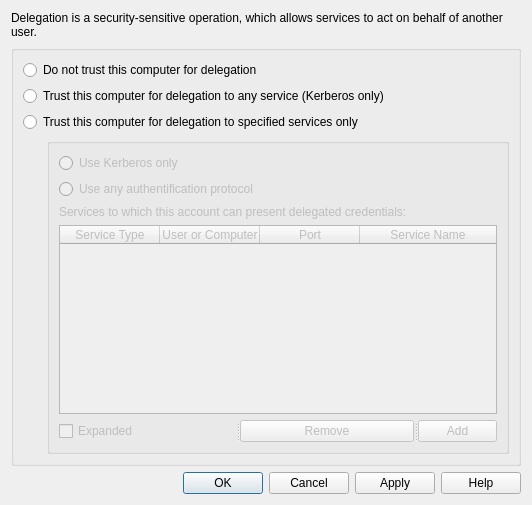
<?xml version="1.0" encoding="UTF-8"?>
<ui version="4.0">
 <class>Form</class>
 <widget class="QWidget" name="Form">
  <property name="geometry">
   <rect>
    <x>0</x>
    <y>0</y>
    <width>532</width>
    <height>505</height>
   </rect>
  </property>
  <property name="windowTitle">
   <string>Form</string>
  </property>
  <layout class="QGridLayout" name="gridLayout_4">
   <item row="0" column="0">
    <widget class="QLabel" name="delegationDescriptionLabel">
     <property name="text">
      <string>Delegation is a security-sensitive operation, which allows services to act on behalf of another user.</string>
     </property>
     <property name="wordWrap">
      <bool>true</bool>
     </property>
    </widget>
   </item>
   <item row="1" column="0">
    <widget class="QGroupBox" name="trustGroupBox">
     <property name="title">
      <string notr="true"/>
     </property>
     <property name="checkable">
      <bool>false</bool>
     </property>
     <layout class="QGridLayout" name="gridLayout_3">
      <item row="0" column="0" colspan="2">
       <widget class="QRadioButton" name="doNotTrustRadioButton">
        <property name="text">
         <string>Do not trust this computer for delegation</string>
        </property>
       </widget>
      </item>
      <item row="1" column="0" colspan="2">
       <widget class="QRadioButton" name="trustAnyRadioButton">
        <property name="text">
         <string>Trust this computer for delegation to any service (Kerberos only)</string>
        </property>
       </widget>
      </item>
      <item row="2" column="0" colspan="2">
       <widget class="QRadioButton" name="trustSpecifiedRadioButton">
        <property name="text">
         <string>Trust this computer for delegation to specified services only</string>
        </property>
       </widget>
      </item>
      <item row="3" column="0">
       <spacer name="horizontalSpacer_2">
        <property name="enabled">
         <bool>false</bool>
        </property>
        <property name="orientation">
         <enum>Qt::Horizontal</enum>
        </property>
        <property name="sizeType">
         <enum>QSizePolicy::Fixed</enum>
        </property>
        <property name="sizeHint" stdset="0">
         <size>
          <width>18</width>
          <height>268</height>
         </size>
        </property>
       </spacer>
      </item>
      <item row="3" column="1">
       <widget class="QGroupBox" name="trustSpecifiedGroupBox">
        <property name="enabled">
         <bool>false</bool>
        </property>
        <property name="title">
         <string notr="true"/>
        </property>
        <property name="alignment">
         <set>Qt::AlignLeading|Qt::AlignLeft|Qt::AlignVCenter</set>
        </property>
        <property name="flat">
         <bool>false</bool>
        </property>
        <property name="checkable">
         <bool>false</bool>
        </property>
        <layout class="QGridLayout" name="gridLayout_2">
         <item row="0" column="0">
          <widget class="QRadioButton" name="useKerberosOnlyRadioButton">
           <property name="text">
            <string>Use Kerberos only</string>
           </property>
           <property name="checkable">
            <bool>true</bool>
           </property>
          </widget>
         </item>
         <item row="1" column="0">
          <widget class="QRadioButton" name="useAnyRadioButton">
           <property name="text">
            <string>Use any authentification protocol </string>
           </property>
           <property name="checkable">
            <bool>true</bool>
           </property>
          </widget>
         </item>
         <item row="2" column="0">
          <layout class="QGridLayout" name="gridLayout">
           <item row="2" column="0">
            <widget class="QSplitter" name="splitter_3">
             <property name="orientation">
              <enum>Qt::Horizontal</enum>
             </property>
             <widget class="QCheckBox" name="expandedCheckBox">
              <property name="text">
               <string>Expanded</string>
              </property>
             </widget>
             <widget class="QSplitter" name="splitter">
              <property name="orientation">
               <enum>Qt::Horizontal</enum>
              </property>
              <widget class="QSplitter" name="splitter_2">
               <property name="orientation">
                <enum>Qt::Horizontal</enum>
               </property>
               <widget class="QPushButton" name="removeButton">
                <property name="text">
                 <string>Remove</string>
                </property>
               </widget>
               <widget class="QToolButton" name="addToolButton">
                <property name="text">
                 <string>Add</string>
                </property>
               </widget>
              </widget>
             </widget>
            </widget>
           </item>
           <item row="1" column="0">
            <widget class="QTableWidget" name="servicesTableWidget">
             <property name="columnCount">
              <number>4</number>
             </property>
             <attribute name="horizontalHeaderStretchLastSection">
              <bool>true</bool>
             </attribute>
             <column>
              <property name="text">
               <string>Service Type</string>
              </property>
             </column>
             <column>
              <property name="text">
               <string>User or Computer</string>
              </property>
             </column>
             <column>
              <property name="text">
               <string>Port</string>
              </property>
             </column>
             <column>
              <property name="text">
               <string>Service Name</string>
              </property>
             </column>
            </widget>
           </item>
           <item row="0" column="0">
            <widget class="QLabel" name="servicesLabel">
             <property name="text">
              <string>Services to which this account can present delegated credentials:</string>
             </property>
             <property name="wordWrap">
              <bool>true</bool>
             </property>
            </widget>
           </item>
          </layout>
         </item>
        </layout>
       </widget>
      </item>
     </layout>
    </widget>
   </item>
   <item row="2" column="0">
    <widget class="QDialogButtonBox" name="dialogButtonBox">
     <property name="standardButtons">
      <set>QDialogButtonBox::Apply|QDialogButtonBox::Cancel|QDialogButtonBox::Help|QDialogButtonBox::Ok</set>
     </property>
    </widget>
   </item>
  </layout>
 </widget>
 <resources/>
 <connections>
  <connection>
   <sender>trustSpecifiedRadioButton</sender>
   <signal>toggled(bool)</signal>
   <receiver>trustSpecifiedGroupBox</receiver>
   <slot>setEnabled(bool)</slot>
   <hints>
    <hint type="sourcelabel">
     <x>266</x>
     <y>141</y>
    </hint>
    <hint type="destinationlabel">
     <x>278</x>
     <y>305</y>
    </hint>
   </hints>
  </connection>
 </connections>
</ui>
